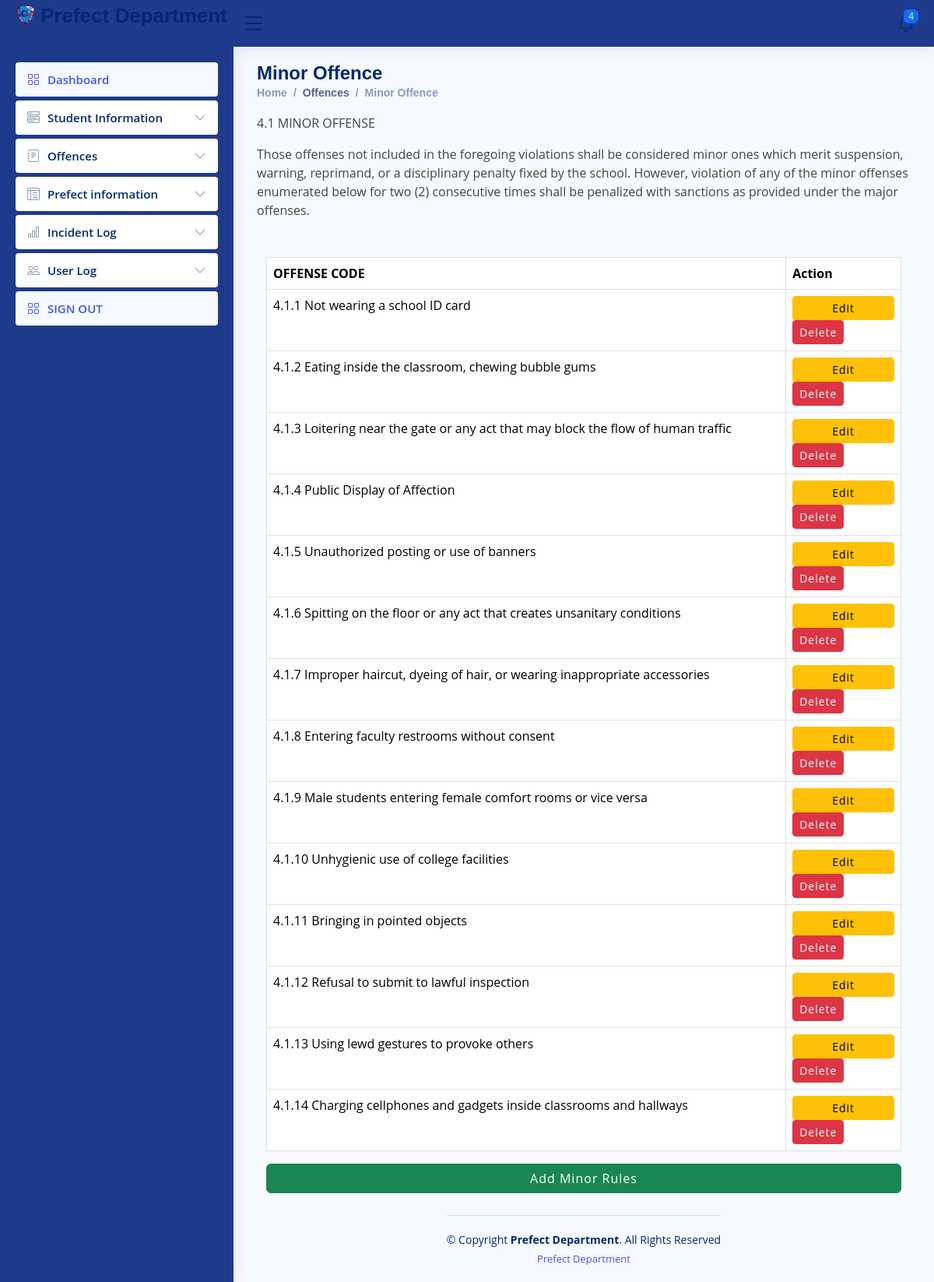
The app's page /Minor.php (signed in) with its own data.
### tables this page shows
CREATE TABLE `bcp_sms3_minor` (
  `minorId` int(50) NOT NULL,
  `minor` varchar(500) NOT NULL
);

### Minor.php (the view, shortened to what this page needs)
<?php
  include('connect.php');
$query = "SELECT minorId, minor FROM bcp_sms3_minor";
$result = mysqli_query($connect, $query);
?>
<!DOCTYPE html>
<html lang="en">
<head>
  <link href="assets/vendor/bootstrap/css/bootstrap.min.css" rel="stylesheet">
  <link href="assets/vendor/bootstrap-icons/bootstrap-icons.css" rel="stylesheet">
  <link href="assets/vendor/simple-datatables/style.css" rel="stylesheet">
  <link href="assets/css/style.css" rel="stylesheet">
</head>
<body>
<?php include('C:\xampp\htdocs\Prefect\inc\header.php'); ?>
<?php include('C:\xampp\htdocs\Prefect\inc\adminsidebar.php'); ?>
  <main id="main" class="main">
    <div class="pagetitle">
      <h1>Minor Offence</h1>
      <nav>
        <ol class="breadcrumb">
          <li class="breadcrumb-item"><a href="admin.php">Home</a></li>
          <li class="breadcrumb-item active">Offences</li>
          <li class="breadcrumb-item actxive">Minor Offence</li>
        </ol>
      </nav>
    </div>
    <p>4.1 MINOR OFFENSE</p>
    <p>Those offenses not included in the foregoing violations shall be considered minor ones which merit suspension, warning, reprimand, or a disciplinary penalty fixed by the school. However, violation of any of the minor offenses enumerated below for two (2)
    consecutive times shall be penalized with sanctions as provided under the major offenses.</p>
    <div class="container mt-5">
            <div class="text-bottom mb-2">
                <div class="position-relative">
                <table class="table table-bordered ">
                    <thead class="thead-dark">
                    <tr>
                        <th>OFFENSE CODE</th>
                        <th>Action</th>
                    </tr>
                    </thead>
                    </div>
                    <tbody>
                    <?php
if (mysqli_num_rows($result) > 0) {
    while ($row = mysqli_fetch_assoc($result)) {
        echo "<tr>
        <td>{$row['minor']}</td>
        <td>
            <button class='btn btn-warning btn-sm editBtn'
                data-minor='{$row['minor']}'>
                Edit
            </button>
            <form method='POST' style='display:inline-block;' onsubmit='return confirm(\"Are you sure you want to delete this?\");'>
                <input type='hidden' name='minorId' value='{$row['minorId']}'>
                <input type='hidden' name='action' value='delete'>
                <button type='submit' class='btn btn-danger btn-sm'>Delete</button>
            </form>
        </td>
      </tr>";
    }
} else {
    echo "<tr><td colspan='6' class='text-center'>No accounts found</td></tr>";
}
?>
</tbody>
<button type="button" class="btn btn-success" data-toggle="modal" data-target="#addModal">Add Minor Rules</button>
</div>
</main>
<?php include('C:\xampp\htdocs\Prefect\inc\footer.php'); ?>
</body>
</html>

### assets/css/style.css (style rules this page uses)
:root { scroll-behavior: smooth; }
body { font-family: "Open Sans", sans-serif; background: #f6f9ff; color: #444444; }
a { color: #4154f1; text-decoration: none; }
h1, h2, h3, h4, h5, h6 { font-family: "Nunito", sans-serif; }
#main { margin-top: 60px; padding: 20px 30px; transition: all 0.3s; }
.pagetitle { margin-bottom: 10px; }
.pagetitle h1 { font-size: 24px; margin-bottom: 0; font-weight: 600; color: #012970; }
.breadcrumb { font-size: 14px; font-family: "Nunito", sans-serif; color: #899bbd; font-weight: 600; }
.breadcrumb a { color: #899bbd; transition: 0.3s; }
.breadcrumb .breadcrumb-item::before { color: #899bbd; }
.breadcrumb .active { color: #51678f; font-weight: 600; }
@media (min-width: 1200px) { #main, #footer { margin-left: 300px; } }

### assets/css/login.css (style rules this page uses)
body { background-color: #f4f4f4; font-family: 'Segoe UI', Tahoma, Geneva, Verdana, sans-serif; display: flex; flex-direction: column; align-items: center; justify-content: center; min-height: 100vh; margin: 0; padding: 0; background-image: linear-gradient(135deg, #6b73ff 0%, #000dff 100%); }
button { background-color: #007BFF; color: white; padding: 12px 20px; border: none; border-radius: 25px; width: 100%; cursor: pointer; font-size: 1.2em; font-weight: bold; letter-spacing: 1px; transition: background-color 0.3s ease, transform 0.3s ease; }

### records on screen
bcp_sms3_minor: minor "4.1.1 Not wearing a school ID card"
bcp_sms3_minor: minor "4.1.2 Eating inside the classroom, chewing bubble gums"
bcp_sms3_minor: minor "4.1.3 Loitering near the gate or any act that may block the flow of human traffic"
bcp_sms3_minor: minor "4.1.4 Public Display of Affection"
bcp_sms3_minor: minor "4.1.5 Unauthorized posting or use of banners"
bcp_sms3_minor: minor "4.1.6 Spitting on the floor or any act that creates unsanitary conditions"
bcp_sms3_minor: minor "4.1.7 Improper haircut, dyeing of hair, or wearing inappropriate accessories"
bcp_sms3_minor: minor "4.1.8 Entering faculty restrooms without consent"
bcp_sms3_minor: minor "4.1.9 Male students entering female comfort rooms or vice versa"
bcp_sms3_minor: minor "4.1.10 Unhygienic use of college facilities"
bcp_sms3_minor: minor "4.1.11 Bringing in pointed objects"
bcp_sms3_minor: minor "4.1.12 Refusal to submit to lawful inspection"
bcp_sms3_minor: minor "4.1.13 Using lewd gestures to provoke others"
bcp_sms3_minor: minor "4.1.14 Charging cellphones and gadgets inside classrooms and hallways"
